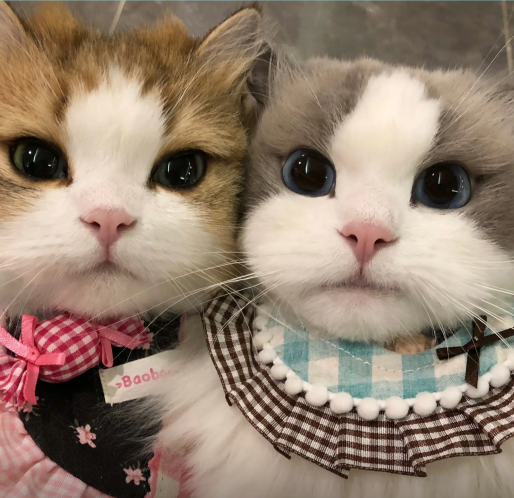
//> input picture hash/image1.png, 1028 x 995 px, given in place of image1.jpg, which was not available (shown at 1/2 size)
$ ./phash   (built with g++ and OpenCV 4)
//> lines starting //> are read from the running program, lines starting //| are printed output that depends on the picture; pictures that were not available may be replaced by others from this repository, and a replacement may not be noted
#include <opencv2/opencv.hpp>
#include <iostream>
#include <string>
#include <stdlib.h>

using namespace std;
using namespace cv;
string pHashValue(Mat &srcImg);//pHash方法计算图片哈希值
int hanmingDist(string &str1, string &str2);//计算哈希值字符串的汉明距离

int main()
{
	Mat orgImg = imread("image1.jpg");
//> orgImg is the input picture: 995 rows x 1028 cols, CV_8UC3; mean B, G, R 110.7, 127.3, 147.4
	Mat img = imread("image2.jpg");
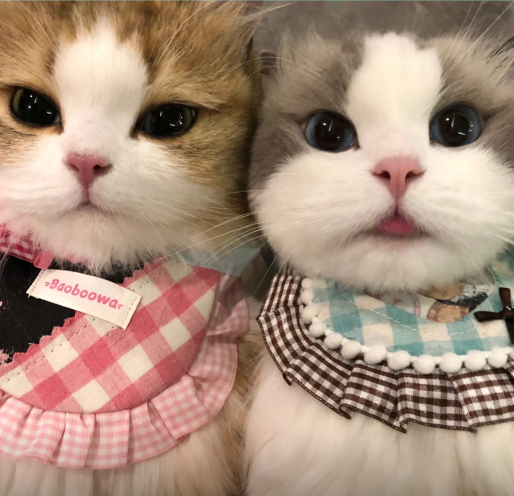
//> input picture hash/image2.png, 1028 x 991 px, given in place of image2.jpg, which was not available (shown at 1/2 size)
//> img is the input picture: 991 rows x 1028 cols, CV_8UC3; mean B, G, R 122.5, 140.6, 167.4

	if (orgImg.empty() || img.empty())
	{
		cerr << "图片加载失败，请检查路径" << endl;
		return 1;
	}

	imshow("OrgImg", orgImg);
	imshow("Img", img);

	string str1 = pHashValue(orgImg);
	string str2 = pHashValue(img);

	int distance = hanmingDist(str1, str2);
	cout << "两张图片的汉明距离：" << distance << endl;

	if (distance < 5) //若汉明距离小于5，则两张图片相似
    {
		cout << "两张图片相似" << endl;
	}
	else
	{
		cout << "两张图片不相似" << endl;
	}

	waitKey(0);
	return 0;
}

string pHashValue(Mat &srcImg)//pHash方法计算图片哈希值
{
	Mat img, dstImg;
	string rst(64, '\0');

	double dIndex[64];
	double mean = 0.0;
	int  k = 0;

	if (srcImg.channels() == 3)//若为彩色图像则转换为灰度图像
	{
		cvtColor(srcImg, srcImg, CV_BGR2GRAY);
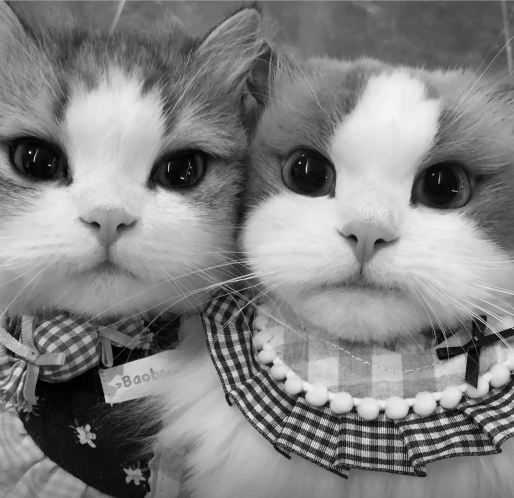
//> srcImg: 995 rows x 1028 cols, CV_8UC1 (shown at 1/2 size); min 0, max 254, mean 131.4
		img = Mat_<double>(srcImg);
//> img: 995 rows x 1028 cols, CV_64FC1
	}
	else
	{

		img = Mat_<double>(srcImg);

	}

	//缩放尺寸
	resize(img, img, Size(32, 32));
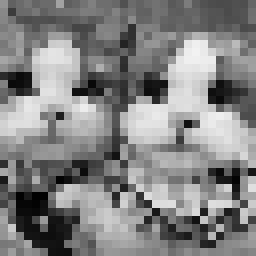
//> img: 32 rows x 32 cols, CV_64FC1 (shown 8 times larger); min 1, max 242.8, mean 130.8
	//离散余弦变换 DCT
	dct(img, dstImg);
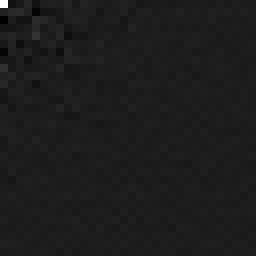
//> dstImg: 32 rows x 32 cols, CV_64FC1 (shown 8 times larger); min -534, max 4184, mean 4.2; drawn with min black and max white

	//获取dct系数均值
	for (int i = 0; i < 8; i++)
	{
		for (int j = 0; j < 8; j++)
		{
			dIndex[k] = dstImg.at<double>(i, j);
			//计算每个像素的均值
			mean += dstImg.at<double>(i, j) / 64;
			++k;
		}
	}
//> this loop made 8 passes
//> (mean, k) on passes 1 to 8: (62.84, 8), (60.59, 16), (53.91, 24), (54.52, 32), (69.51, 40), (65.64, 48), (53.5, 56), (47.12, 64)
//> after the loop, dIndex = 64 values, max 4184 at index 0, min -534 at index 16, mean 47.12; mean = 47.12; k = 64

	//计算hash
	for (int i = 0; i < 64; ++i)
	{
		if (dIndex[i] >= mean)
		{
			rst[i] = '1';
		}
		else {
			rst[i] = '0';
		}
	}
//> in pHashValue (call 2), `cvtColor(srcImg, srcImg, CV_BGR2GRAY);`:
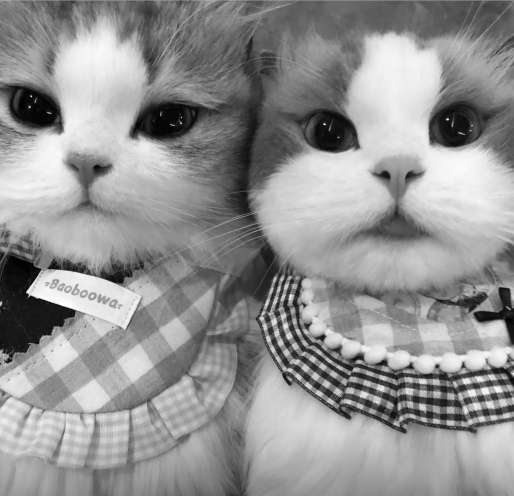
//> srcImg: 991 rows x 1028 cols, CV_8UC1 (shown at 1/2 size); min 1, max 254, mean 146.6
//> in pHashValue (call 2), `resize(img, img, Size(32, 32));`:
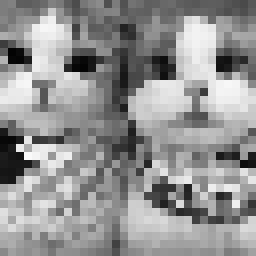
//> img: 32 rows x 32 cols, CV_64FC1 (shown 8 times larger); min 3.14, max 249.4, mean 146.7
//> the loop in pHashValue (call 2), `for (int i = 0; i < 8; i++)` made 8 passes
//> (mean, k) on passes 1 to 8: (67.67, 8), (62.08, 16), (64.84, 24), (47.4, 32), (48.64, 40), (70.62, 48), (71.73, 56), (67.77, 64)
//> after the loop in pHashValue (call 2), `for (int i = 0; i < 8; i++)`: dIndex = 64 values, max 4694.6 at index 0, min -458 at index 4, mean 67.77; mean = 67.77; k = 64

	return rst;

}
int hanmingDist(string &str1, string &str2)//计算哈希值字符串的汉明距离
{
	if ((str1.size() != 64) || (str2.size() != 64))
	{
		return -1;
	}

	int distValue = 0;
	for (int i = 0; i < 64; i++)
	{
		if (str1[i] != str2[i])
		{
			distValue++;
		}
	}
//> after the loop, distValue = 25
//| 两张图片的汉明距离：25

	return distValue;

}
